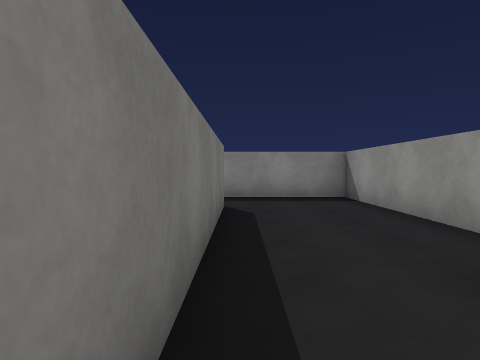
view 1 (above)

16 first-person views from a walk through a Unity game level. The camera is 1.3 m above the floor, tilts 2° down and sees 75° across. The floor is counted in squares, 2 m on a side. Each view is taken from the middle of a square. On the plan, view 1 faces up. The plan holds only what a view shows up to about 10 squares ahead; the rest is blank. The player character is not drawn. Surface patterns are stand-ins for the level's own textures.

view 2
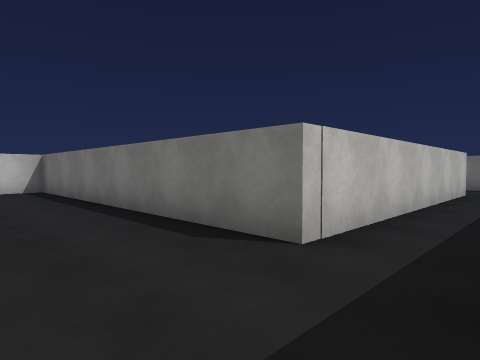

view 3
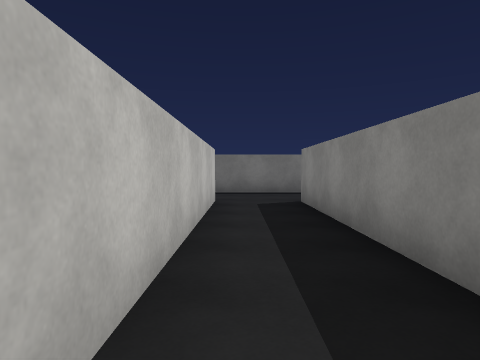

view 4
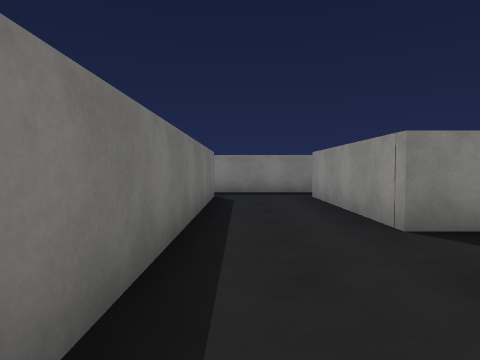

view 5
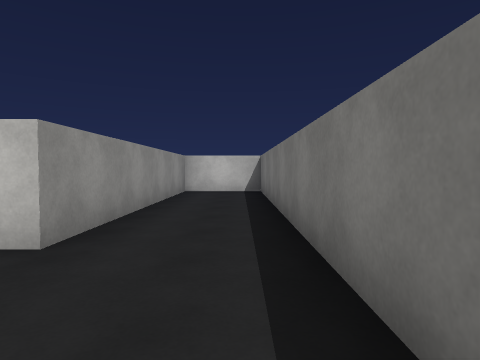

view 6
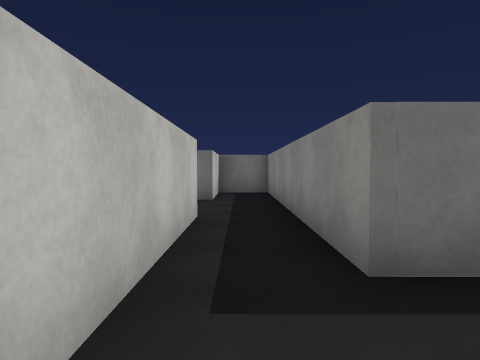

view 7
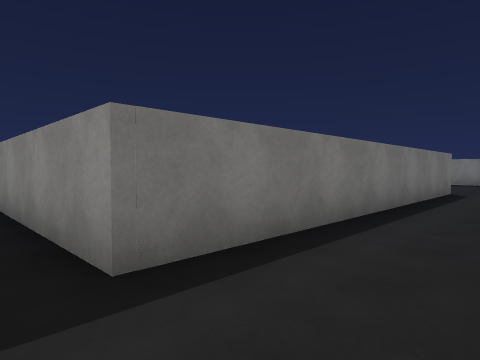

view 8
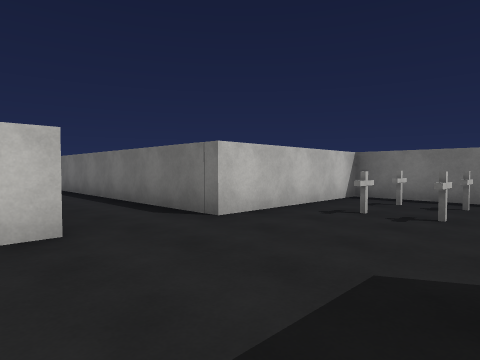

view 9
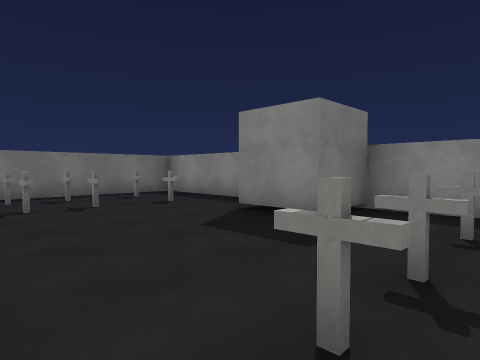

view 10
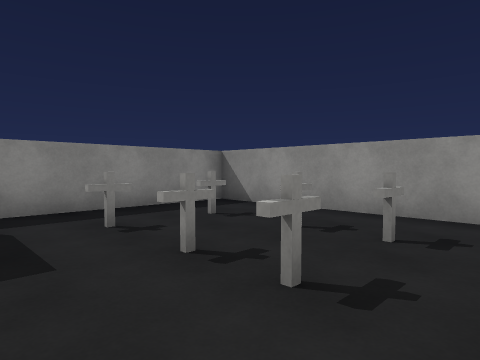

view 11
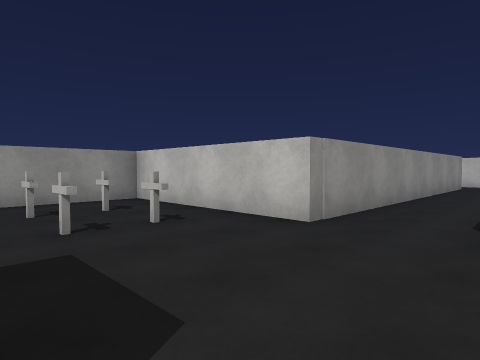

view 12
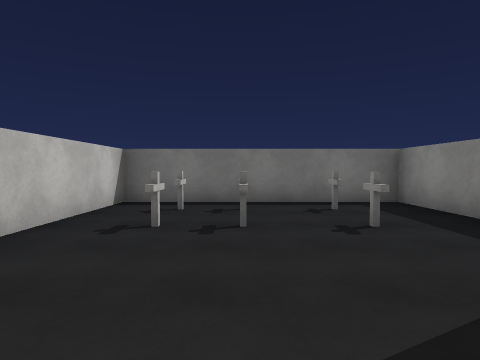

view 13
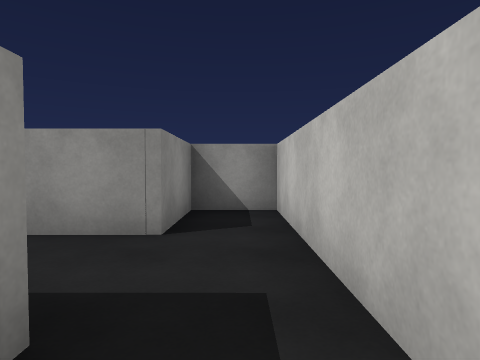

view 14
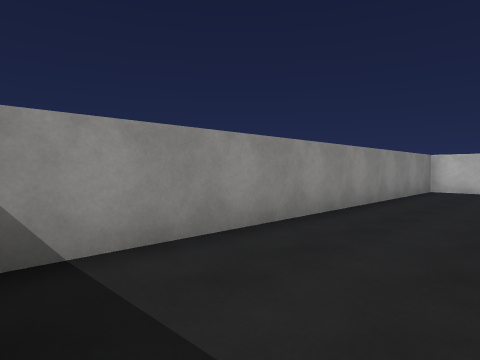

view 15
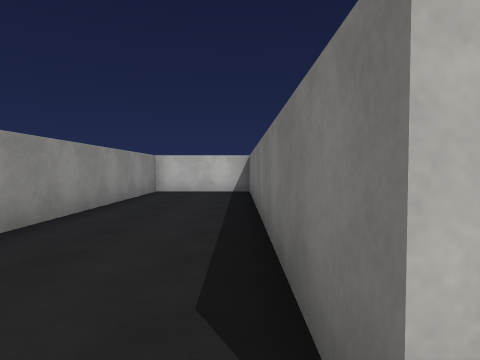

view 16
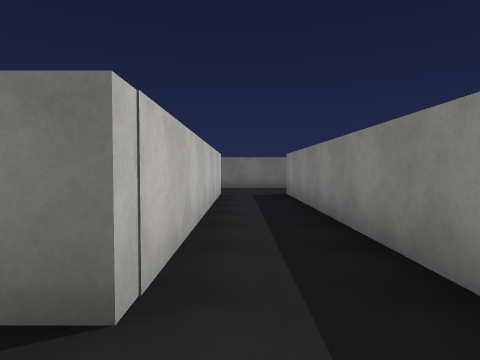

### Floor plan
Points are (right, up) in squares from view 1. A wall is a line through its corners. A room is listed if a view was taken in it or the views show most of it. See-through windows are left out.
Room 1 (views 1, 2, 3, 4, 5, 13, 14, 15, 16)
walls: (-4.9, 12.8) (-11.7, 12.8) (-11.7, 11.4) (-9.6, 11.4) (-9.6, -1.2) (-7.4, -1.2) (-7.4, 5.5) (-0.3, 5.5) (-0.3, -3) (2.4, -3) (2.4, 7.2) (-7.4, 7.2) (-7.4, 11.4) (-4.5, 11.4)
ways out: opening at (-4, 12) to room 2
Room 2 (views 6, 7, 8, 9, 10, 11, 12)
walls: (-6.1, 27.1) (-9.2, 27.1) (-9.2, 21.7) (-4.9, 21.7) (-4.9, 12.8); (-4.5, 11.4) (-1.1, 11.4) (-1.1, 12.8) (-2.9, 12.8) (-2.9, 21.7) (1.6, 21.7) (1.6, 27.1) (-3.2, 27.1) (-3.2, 25.6) (-4.8, 25.6)
ways out: opening at (-4, 12) to room 1
objects: other object (-8, 23); other object (-8, 24); other object (-8, 26); other object (-7, 23); other object (-7, 24); other object (-7, 26); other object (-2, 23); other object (-2, 24); other object (-2, 26); other object (0, 23); other object (0, 24); other object (0, 26)

Positions as (right, up) in squares from view 1, and headings:
1: (0, 0), facing up
2: (2, 7), facing down-left
3: (-1, 6), facing left
4: (-9, 4), facing up
5: (-9, 8), facing down
6: (-3, 12), facing left
7: (-3, 12), facing up-left
8: (-2, 25), facing down-left
9: (-1, 22), facing up-left
10: (-3, 22), facing up-right
11: (-5, 25), facing down-right
12: (-3, 24), facing left
13: (-6, 12), facing right
14: (0, 7), facing down-right
15: (0, 6), facing down
16: (1, 6), facing left
